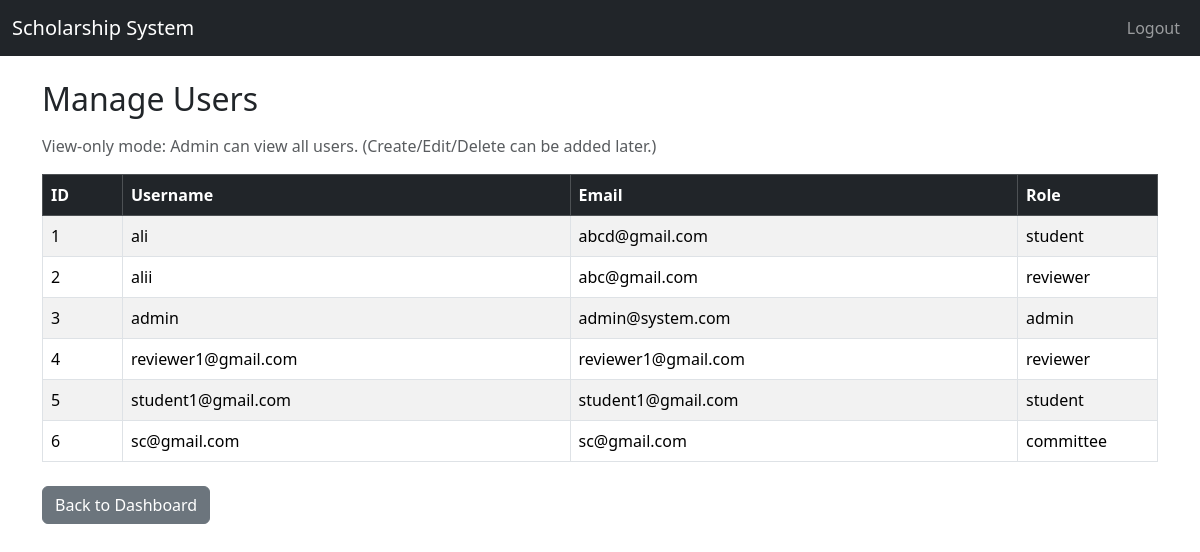
/admin/manage_users (signed in), run on the app's committed database.
### app/models.py (models this page shows)
class User(UserMixin, db.Model):
    id = db.Column(db.Integer, primary_key=True)
    username = db.Column(db.String(50), unique=True, nullable=False)
    email = db.Column(db.String(100), unique=True, nullable=False)
    your_id = db.Column(db.String(20), unique=True, nullable=True)
    password = db.Column(db.String(255), nullable=False)
    role = db.Column(db.String(20), nullable=False)
    created_at = db.Column(db.DateTime, default=datetime.utcnow)

### app/routes/admin_routes.py (the view)
@admin_bp.route('/manage_users')
@login_required
def manage_users():
    if current_user.role != 'admin':
        flash("Access denied.", "danger")
        return redirect(url_for('auth.login'))
    users = User.query.all()
    return render_template('admin/manage_users.html', users=users)

### app/templates/admin/manage_users.html (shortened to what this page needs)
{% extends "base.html" %}
{% block content %}
<h2 class="mb-3">Manage Users</h2>
<p class="text-muted">
  View-only mode: Admin can view all users. (Create/Edit/Delete can be added later.)
</p>
<div class="table-responsive">
  <table class="table table-striped table-bordered align-middle">
    <thead class="table-dark">
      <tr>
        <th style="width: 80px;">ID</th>
        <th>Username</th>
        <th>Email</th>
        <th style="width: 140px;">Role</th>
      </tr>
    </thead>
    <tbody>
      {% for u in users %}
      <tr>
        <td>{{ u.id }}</td>
        <td>{{ u.username }}</td>
        <td>{{ u.email }}</td>
        <td>{{ u.role }}</td>
      </tr>
      {% else %}
      <tr>
        <td colspan="4" class="text-center text-muted">No users found.</td>
      </tr>
      {% endfor %}
    </tbody>
  </table>
</div>
<a href="{{ url_for('admin.dashboard') }}" class="btn btn-secondary mt-2">Back to Dashboard</a>
{% endblock %}

### data on the page
User: id "1", username "ali", email "abcd@gmail.com", role "student"
User: id "2", username "alii", email "abc@gmail.com", role "reviewer"
User: id "3", username "admin", email "admin@system.com", role "admin"
User: id "4", username "reviewer1@gmail.com", email "reviewer1@gmail.com", role "reviewer"
User: id "5", username "student1@gmail.com", email "student1@gmail.com", role "student"
User: id "6", username "sc@gmail.com", email "sc@gmail.com", role "committee"
